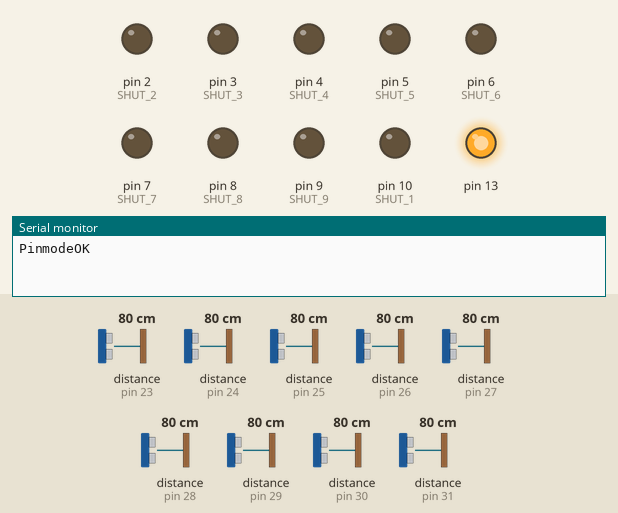
A sketch run on a simulated Arduino Uno, built with avr-gcc and run on an emulated ATmega328P. Shown: output pins drawn as LEDs (lit = HIGH), the last lines printed to the serial monitor. The inputs (shaded band) are chosen by the test bench; at power-on: distance to the obstacle (sensors on pin 23, pin 24, pin 25, pin 26, pin 27, pin 28, pin 29, pin 30, pin 31) 80 cm.

Above: at 0.1 s.
At 2.4 s:
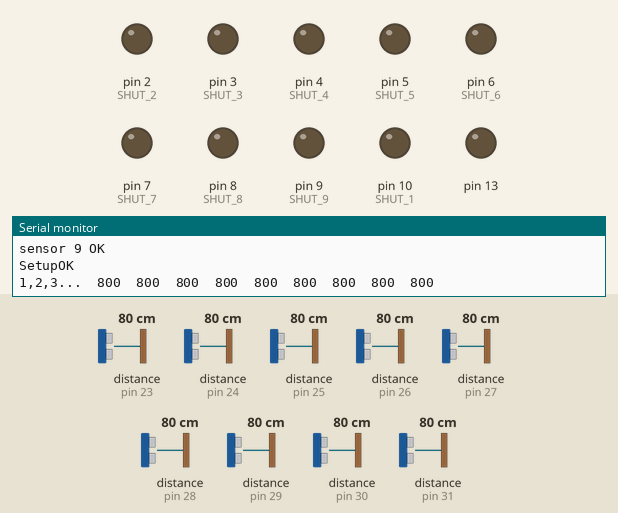
Timing chart, 0 to 3.9 s (numbered marks = the images above):
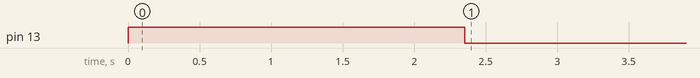

The sketch:

test_vl53l0x_9s.ino
```cpp
#include <Wire.h>
#include <VL53L1X.h>

VL53L1X sensor_1;
VL53L1X sensor_2;
VL53L1X sensor_3;
VL53L1X sensor_4;
VL53L1X sensor_5;
VL53L1X sensor_6;
VL53L1X sensor_7;
VL53L1X sensor_8;
VL53L1X sensor_9;

#define SHUT_1 10
#define SHUT_2 2
#define SHUT_3 3
#define SHUT_4 4
#define SHUT_5 5
#define SHUT_6 6
#define SHUT_7 7
#define SHUT_8 8
#define SHUT_9 9

void setup() {
Serial.begin(19200);
pinMode(13,OUTPUT);
digitalWrite(13,HIGH);
pinMode(SHUT_1, OUTPUT);
pinMode(SHUT_2, OUTPUT);
pinMode(SHUT_3, OUTPUT);
pinMode(SHUT_4, OUTPUT);
pinMode(SHUT_5, OUTPUT);
pinMode(SHUT_6, OUTPUT);
pinMode(SHUT_7, OUTPUT);
pinMode(SHUT_8, OUTPUT);
pinMode(SHUT_9, OUTPUT);
digitalWrite(SHUT_1, LOW);
digitalWrite(SHUT_2, LOW);
digitalWrite(SHUT_3, LOW);
digitalWrite(SHUT_4, LOW);
digitalWrite(SHUT_5, LOW);
digitalWrite(SHUT_6, LOW);
digitalWrite(SHUT_7, LOW);
digitalWrite(SHUT_8, LOW);
digitalWrite(SHUT_9, LOW);

Serial.println("PinmodeOK");
delay(100);
Wire.begin();
Serial.println("Wire.begin");

pinMode(SHUT_1, INPUT);
delay(150);
sensor_1.init();
delay(100);
sensor_1.setAddress((uint8_t)23);
sensor_1.setTimeout(500);
Serial.println("sensor 1 OK");

pinMode(SHUT_2, INPUT);
delay(150);
sensor_2.init(true);
delay(100);
sensor_2.setAddress((uint8_t)24);
sensor_2.setTimeout(500);
Serial.println("sensor 2 OK");

pinMode(SHUT_3, INPUT);
delay(150);
sensor_3.init(true);
delay(100);
sensor_3.setAddress((uint8_t)25);
sensor_3.setTimeout(500);
Serial.println("sensor 3 OK");

pinMode(SHUT_4, INPUT);
delay(150);
sensor_4.init(true);
delay(100);
sensor_4.setAddress((uint8_t)26);
sensor_4.setTimeout(500);
Serial.println("sensor 4 OK");

pinMode(SHUT_5, INPUT);
delay(150);
sensor_5.init(true);
delay(100);
sensor_5.setAddress((uint8_t)27);
sensor_5.setTimeout(500);
Serial.println("sensor 5 OK");

pinMode(SHUT_6, INPUT);
delay(150);
sensor_6.init(true);
delay(100);
sensor_6.setAddress((uint8_t)28);
sensor_6.setTimeout(500);
Serial.println("sensor 6 OK");

pinMode(SHUT_7, INPUT);
delay(150);
sensor_7.init(true);
delay(100);
sensor_7.setAddress((uint8_t)29);
sensor_7.setTimeout(500);
Serial.println("sensor 7 OK");

pinMode(SHUT_8, INPUT);
delay(150);
sensor_8.init(true);
delay(100);
sensor_8.setAddress((uint8_t)30);
sensor_8.setTimeout(500);
Serial.println("sensor 8 OK");

pinMode(SHUT_9, INPUT);
delay(150);
sensor_9.init(true);
delay(100);
sensor_9.setAddress((uint8_t)31);
sensor_9.setTimeout(500);
Serial.println("sensor 9 OK");

sensor_1.startContinuous(50);
sensor_2.startContinuous(50);
sensor_3.startContinuous(50);
sensor_4.startContinuous(50);
sensor_5.startContinuous(50);
sensor_6.startContinuous(50);
sensor_7.startContinuous(50);
sensor_8.startContinuous(50);
sensor_9.startContinuous(50);
digitalWrite(13,LOW);
Serial.println("SetupOK");
}

void loop(){
Serial.print("1,2,3...  ");
Serial.print(sensor_1.readRangeContinuousMillimeters());
Serial.print("  ");
Serial.print(sensor_2.readRangeContinuousMillimeters());
Serial.print("  ");
Serial.print(sensor_3.readRangeContinuousMillimeters());
Serial.print("  ");
Serial.print(sensor_4.readRangeContinuousMillimeters());
Serial.print("  ");
Serial.print(sensor_5.readRangeContinuousMillimeters());
Serial.print("  ");
Serial.print(sensor_6.readRangeContinuousMillimeters());
Serial.print("  ");
Serial.print(sensor_7.readRangeContinuousMillimeters());
Serial.print("  ");
Serial.print(sensor_8.readRangeContinuousMillimeters());
Serial.print("  ");
Serial.println(sensor_9.readRangeContinuousMillimeters());
delay(100);
}
```
